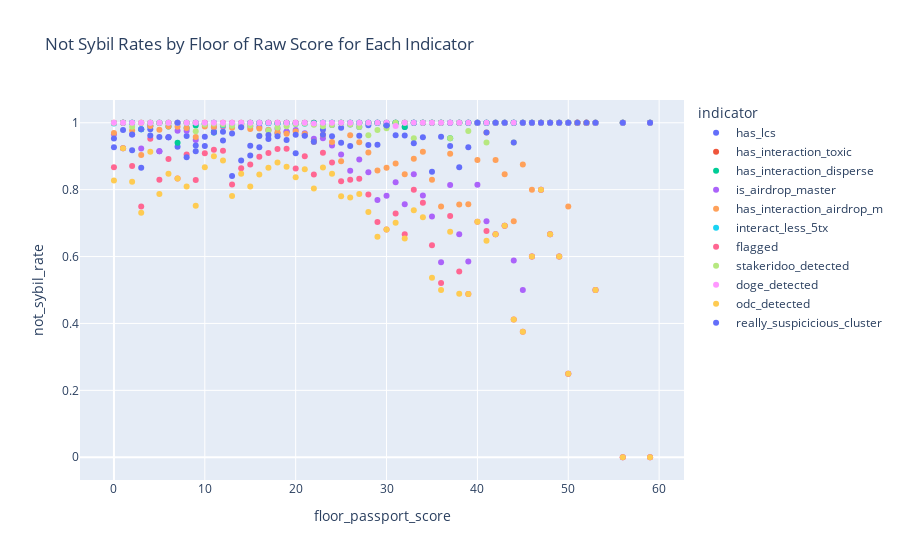

Source (notebook cell):
### Code cell
# Calculate the number of unique voter addresses for each floor of raw score
unique_voters = df.groupby('floor_passport_score')['voter'].nunique().reset_index()

# Reshape the DataFrame from wide format to long format
pass_rates_long = df_pass_rates.melt(id_vars='floor_passport_score', var_name='indicator', value_name='not_sybil_rate')

# Merge unique voter counts with pass_rates_long DataFrame
pass_rates_long = pass_rates_long.merge(unique_voters, on='floor_passport_score', how='left')
# change name of voter to unique_voters
pass_rates_long.rename(columns={'voter': 'unique_voters'}, inplace=True)

# Create a scatter plot
fig2 = px.scatter(
    pass_rates_long,
    x='floor_passport_score',
    y='not_sybil_rate',
    color='indicator',
    hover_data=[pass_rates_long['unique_voters']],
    title='Not Sybil Rates by Floor of Raw Score for Each Indicator'
)

fig2.show()

### Figure 1 — Plotly figure (JSON) as saved in the notebook; plotly's stock layout.template omitted (floating-point values rounded to 4 significant figures)
{"data": [{"customdata": [[5170], [92], [85], [52], [104], [47], [92], [84], [126], [117], [361], [309], [452], [465], [610], [1221], [1006], [819], [496], [487], [1160], [901], [484], [389], [295], [200], [188], [155], [135], [91], [119], [107], [78], [65], [46], [82], [48], [43], [45], [41], [27], [34], [18], [13], [17], [8], [10], [5], [6], [5], [4], [2], [1], [2], [1], [1]], "hovertemplate": "indicator=has_lcs<br>floor_passport_score=%{x}<br>not_sybil_rate=%{y}<br>unique_voters=%{customdata[0]}<extra></extra>", "legendgroup": "has_lcs", "marker": {"color": "#636efa", "symbol": "circle"}, "mode": "markers", "name": "has_lcs", "orientation": "v", "showlegend": true, "type": "scatter", "x": [0, 1, 2, 3, 4, 5, 6, 7, 8, 9, 10, 11, 12, 13, 14, 15, 16, 17, 18, 19, 20, 21, 22, 23, 24, 25, 26, 27, 28, 29, 30, 31, 32, 33, 34, 35, 36, 37, 38, 39, 40, 41, 42, 43, 44, 45, 46, 47, 48, 49, 50, 51, 52, 53, 56, 59], "xaxis": "x", "y": [0.9265, 0.9239, 0.9176, 0.8654, 0.9808, 0.9149, 0.9565, 0.9286, 0.9603, 0.9145, 0.9307, 0.9741, 0.9469, 0.8409, 0.8869, 0.9017, 0.9264, 0.9512, 0.9677, 0.9733, 0.9086, 0.9623, 0.9421, 0.9794, 0.9932, 0.985, 0.9947, 0.9871, 0.9926, 1, 0.9916, 1, 0.9872, 1, 1, 1, 1, 1, 1, 1, 1, 1, 1, 1, 1, 1, 1, 1, 1, 1, 1, 1, 1, 1, 1, 1], "yaxis": "y"}, {"customdata": [[5170], [92], [85], [52], [104], [47], [92], [84], [126], [117], [361], [309], [452], [465], [610], [1221], [1006], [819], [496], [487], [1160], [901], [484], [389], [295], [200], [188], [155], [135], [91], [119], [107], [78], [65], [46], [82], [48], [43], [45], [41], [27], [34], [18], [13], [17], [8], [10], [5], [6], [5], [4], [2], [1], [2], [1], [1]], "hovertemplate": "indicator=has_interaction_toxic<br>floor_passport_score=%{x}<br>not_sybil_rate=%{y}<br>unique_voters=%{customdata[0]}<extra></extra>", "legendgroup": "has_interaction_toxic", "marker": {"color": "#EF553B", "symbol": "circle"}, "mode": "markers", "name": "has_interaction_toxic", "orientation": "v", "showlegend": true, "type": "scatter", "x": [0, 1, 2, 3, 4, 5, 6, 7, 8, 9, 10, 11, 12, 13, 14, 15, 16, 17, 18, 19, 20, 21, 22, 23, 24, 25, 26, 27, 28, 29, 30, 31, 32, 33, 34, 35, 36, 37, 38, 39, 40, 41, 42, 43, 44, 45, 46, 47, 48, 49, 50, 51, 52, 53, 56, 59], "xaxis": "x", "y": [1, 1, 1, 1, 1, 1, 1, 1, 1, 1, 1, 1, 1, 1, 1, 1, 1, 1, 1, 1, 1, 1, 1, 1, 1, 1, 1, 1, 1, 1, 1, 1, 1, 1, 1, 1, 1, 1, 1, 1, 1, 1, 1, 1, 1, 1, 1, 1, 1, 1, 1, 1, 1, 1, 1, 1], "yaxis": "y"}, {"customdata": [[5170], [92], [85], [52], [104], [47], [92], [84], [126], [117], [361], [309], [452], [465], [610], [1221], [1006], [819], [496], [487], [1160], [901], [484], [389], [295], [200], [188], [155], [135], [91], [119], [107], [78], [65], [46], [82], [48], [43], [45], [41], [27], [34], [18], [13], [17], [8], [10], [5], [6], [5], [4], [2], [1], [2], [1], [1]], "hovertemplate": "indicator=has_interaction_disperse<br>floor_passport_score=%{x}<br>not_sybil_rate=%{y}<br>unique_voters=%{customdata[0]}<extra></extra>", "legendgroup": "has_interaction_disperse", "marker": {"color": "#00cc96", "symbol": "circle"}, "mode": "markers", "name": "has_interaction_disperse", "orientation": "v", "showlegend": true, "type": "scatter", "x": [0, 1, 2, 3, 4, 5, 6, 7, 8, 9, 10, 11, 12, 13, 14, 15, 16, 17, 18, 19, 20, 21, 22, 23, 24, 25, 26, 27, 28, 29, 30, 31, 32, 33, 34, 35, 36, 37, 38, 39, 40, 41, 42, 43, 44, 45, 46, 47, 48, 49, 50, 51, 52, 53, 56, 59], "xaxis": "x", "y": [0.9996, 1, 1, 0.9808, 0.9904, 1, 0.9891, 0.9405, 0.9841, 0.9915, 0.9972, 0.9709, 0.9956, 0.9978, 0.9967, 1, 0.999, 1, 0.998, 1, 0.9983, 0.9989, 1, 1, 1, 1, 1, 1, 1, 1, 0.9916, 1, 0.9872, 1, 1, 1, 1, 0.9535, 1, 1, 1, 1, 1, 1, 1, 1, 1, 1, 1, 1, 1, 1, 1, 1, 1, 1], "yaxis": "y"}, {"customdata": [[5170], [92], [85], [52], [104], [47], [92], [84], [126], [117], [361], [309], [452], [465], [610], [1221], [1006], [819], [496], [487], [1160], [901], [484], [389], [295], [200], [188], [155], [135], [91], [119], [107], [78], [65], [46], [82], [48], [43], [45], [41], [27], [34], [18], [13], [17], [8], [10], [5], [6], [5], [4], [2], [1], [2], [1], [1]], "hovertemplate": "indicator=is_airdrop_master<br>floor_passport_score=%{x}<br>not_sybil_rate=%{y}<br>unique_voters=%{customdata[0]}<extra></extra>", "legendgroup": "is_airdrop_master", "marker": {"color": "#ab63fa", "symbol": "circle"}, "mode": "markers", "name": "is_airdrop_master", "orientation": "v", "showlegend": true, "type": "scatter", "x": [0, 1, 2, 3, 4, 5, 6, 7, 8, 9, 10, 11, 12, 13, 14, 15, 16, 17, 18, 19, 20, 21, 22, 23, 24, 25, 26, 27, 28, 29, 30, 31, 32, 33, 34, 35, 36, 37, 38, 39, 40, 41, 42, 43, 44, 45, 46, 47, 48, 49, 50, 51, 52, 53, 56, 59], "xaxis": "x", "y": [0.9654, 1, 0.9647, 0.9231, 0.9904, 0.9149, 0.9565, 0.9762, 0.9762, 0.9487, 0.9945, 0.9871, 0.9889, 0.9957, 0.9885, 0.9894, 0.9871, 0.978, 0.9819, 0.9733, 0.9784, 0.9689, 0.9525, 0.9537, 0.9322, 0.905, 0.8564, 0.8903, 0.8519, 0.7692, 0.7815, 0.8224, 0.7564, 0.8462, 0.7826, 0.7195, 0.5833, 0.814, 0.6667, 0.5854, 0.8148, 0.7059, 0.6667, 0.6923, 0.5882, 0.5, 0.6, 0.8, 0.6667, 0.6, 0.25, 1, 1, 0.5, 0, 0], "yaxis": "y"}, {"customdata": [[5170], [92], [85], [52], [104], [47], [92], [84], [126], [117], [361], [309], [452], [465], [610], [1221], [1006], [819], [496], [487], [1160], [901], [484], [389], [295], [200], [188], [155], [135], [91], [119], [107], [78], [65], [46], [82], [48], [43], [45], [41], [27], [34], [18], [13], [17], [8], [10], [5], [6], [5], [4], [2], [1], [2], [1], [1]], "hovertemplate": "indicator=has_interaction_airdrop_m<br>floor_passport_score=%{x}<br>not_sybil_rate=%{y}<br>unique_voters=%{customdata[0]}<extra></extra>", "legendgroup": "has_interaction_airdrop_m", "marker": {"color": "#FFA15A", "symbol": "circle"}, "mode": "markers", "name": "has_interaction_airdrop_m", "orientation": "v", "showlegend": true, "type": "scatter", "x": [0, 1, 2, 3, 4, 5, 6, 7, 8, 9, 10, 11, 12, 13, 14, 15, 16, 17, 18, 19, 20, 21, 22, 23, 24, 25, 26, 27, 28, 29, 30, 31, 32, 33, 34, 35, 36, 37, 38, 39, 40, 41, 42, 43, 44, 45, 46, 47, 48, 49, 50, 51, 52, 53, 56, 59], "xaxis": "x", "y": [0.9692, 1, 0.9765, 0.9038, 0.9904, 0.9787, 0.9891, 0.9881, 0.9841, 0.9573, 0.9889, 0.9871, 0.9912, 0.9849, 0.9934, 0.9812, 0.9831, 0.978, 0.9718, 0.9671, 0.9741, 0.9667, 0.9442, 0.964, 0.9424, 0.885, 0.9628, 0.9419, 0.9111, 0.8571, 0.8655, 0.8785, 0.8462, 0.8923, 0.913, 0.8293, 0.75, 0.907, 0.7556, 0.7561, 0.8889, 0.9706, 0.8889, 0.8462, 0.7059, 0.875, 0.8, 1, 1, 1, 0.75, 1, 1, 1, 1, 1], "yaxis": "y"}, {"customdata": [[5170], [92], [85], [52], [104], [47], [92], [84], [126], [117], [361], [309], [452], [465], [610], [1221], [1006], [819], [496], [487], [1160], [901], [484], [389], [295], [200], [188], [155], [135], [91], [119], [107], [78], [65], [46], [82], [48], [43], [45], [41], [27], [34], [18], [13], [17], [8], [10], [5], [6], [5], [4], [2], [1], [2], [1], [1]], "hovertemplate": "indicator=interact_less_5tx<br>floor_passport_score=%{x}<br>not_sybil_rate=%{y}<br>unique_voters=%{customdata[0]}<extra></extra>", "legendgroup": "interact_less_5tx", "marker": {"color": "#19d3f3", "symbol": "circle"}, "mode": "markers", "name": "interact_less_5tx", "orientation": "v", "showlegend": true, "type": "scatter", "x": [0, 1, 2, 3, 4, 5, 6, 7, 8, 9, 10, 11, 12, 13, 14, 15, 16, 17, 18, 19, 20, 21, 22, 23, 24, 25, 26, 27, 28, 29, 30, 31, 32, 33, 34, 35, 36, 37, 38, 39, 40, 41, 42, 43, 44, 45, 46, 47, 48, 49, 50, 51, 52, 53, 56, 59], "xaxis": "x", "y": [0.9977, 1, 1, 0.9808, 1, 1, 1, 1, 1, 1, 0.9972, 1, 0.9934, 0.9935, 0.9967, 0.9992, 1, 0.9988, 0.998, 0.9979, 0.9966, 0.9967, 0.9979, 1, 1, 1, 1, 1, 1, 1, 1, 1, 1, 1, 1, 1, 1, 1, 1, 1, 1, 1, 1, 1, 1, 1, 1, 1, 1, 1, 1, 1, 1, 1, 1, 1], "yaxis": "y"}, {"customdata": [[5170], [92], [85], [52], [104], [47], [92], [84], [126], [117], [361], [309], [452], [465], [610], [1221], [1006], [819], [496], [487], [1160], [901], [484], [389], [295], [200], [188], [155], [135], [91], [119], [107], [78], [65], [46], [82], [48], [43], [45], [41], [27], [34], [18], [13], [17], [8], [10], [5], [6], [5], [4], [2], [1], [2], [1], [1]], "hovertemplate": "indicator=flagged<br>floor_passport_score=%{x}<br>not_sybil_rate=%{y}<br>unique_voters=%{customdata[0]}<extra></extra>", "legendgroup": "flagged", "marker": {"color": "#FF6692", "symbol": "circle"}, "mode": "markers", "name": "flagged", "orientation": "v", "showlegend": true, "type": "scatter", "x": [0, 1, 2, 3, 4, 5, 6, 7, 8, 9, 10, 11, 12, 13, 14, 15, 16, 17, 18, 19, 20, 21, 22, 23, 24, 25, 26, 27, 28, 29, 30, 31, 32, 33, 34, 35, 36, 37, 38, 39, 40, 41, 42, 43, 44, 45, 46, 47, 48, 49, 50, 51, 52, 53, 56, 59], "xaxis": "x", "y": [0.8673, 0.9239, 0.8706, 0.75, 0.9519, 0.8298, 0.8913, 0.8333, 0.9048, 0.8291, 0.9086, 0.9191, 0.9159, 0.8151, 0.8639, 0.8755, 0.8986, 0.9096, 0.9214, 0.922, 0.8629, 0.9001, 0.845, 0.91, 0.8814, 0.825, 0.8298, 0.8323, 0.7852, 0.7033, 0.6807, 0.729, 0.6667, 0.8, 0.7609, 0.6341, 0.5208, 0.7209, 0.5556, 0.4878, 0.7037, 0.6765, 0.6667, 0.6923, 0.4118, 0.375, 0.6, 0.8, 0.6667, 0.6, 0.25, 1, 1, 0.5, 0, 0], "yaxis": "y"}, {"customdata": [[5170], [92], [85], [52], [104], [47], [92], [84], [126], [117], [361], [309], [452], [465], [610], [1221], [1006], [819], [496], [487], [1160], [901], [484], [389], [295], [200], [188], [155], [135], [91], [119], [107], [78], [65], [46], [82], [48], [43], [45], [41], [27], [34], [18], [13], [17], [8], [10], [5], [6], [5], [4], [2], [1], [2], [1], [1]], "hovertemplate": "indicator=stakeridoo_detected<br>floor_passport_score=%{x}<br>not_sybil_rate=%{y}<br>unique_voters=%{customdata[0]}<extra></extra>", "legendgroup": "stakeridoo_detected", "marker": {"color": "#B6E880", "symbol": "circle"}, "mode": "markers", "name": "stakeridoo_detected", "orientation": "v", "showlegend": true, "type": "scatter", "x": [0, 1, 2, 3, 4, 5, 6, 7, 8, 9, 10, 11, 12, 13, 14, 15, 16, 17, 18, 19, 20, 21, 22, 23, 24, 25, 26, 27, 28, 29, 30, 31, 32, 33, 34, 35, 36, 37, 38, 39, 40, 41, 42, 43, 44, 45, 46, 47, 48, 49, 50, 51, 52, 53, 56, 59], "xaxis": "x", "y": [0.9992, 1, 0.9882, 1, 1, 1, 1, 1, 1, 0.9744, 0.9945, 0.9968, 0.9956, 0.9914, 0.9951, 0.9918, 0.9612, 0.9768, 0.9859, 0.9897, 0.9966, 0.9978, 0.9938, 0.9897, 0.9932, 1, 0.9947, 0.9871, 0.963, 0.978, 0.9832, 1, 1, 0.9538, 1, 1, 1, 0.9535, 1, 0.9756, 1, 0.9412, 1, 1, 0.9412, 1, 1, 1, 1, 1, 1, 1, 1, 1, 1, 1], "yaxis": "y"}, {"customdata": [[5170], [92], [85], [52], [104], [47], [92], [84], [126], [117], [361], [309], [452], [465], [610], [1221], [1006], [819], [496], [487], [1160], [901], [484], [389], [295], [200], [188], [155], [135], [91], [119], [107], [78], [65], [46], [82], [48], [43], [45], [41], [27], [34], [18], [13], [17], [8], [10], [5], [6], [5], [4], [2], [1], [2], [1], [1]], "hovertemplate": "indicator=doge_detected<br>floor_passport_score=%{x}<br>not_sybil_rate=%{y}<br>unique_voters=%{customdata[0]}<extra></extra>", "legendgroup": "doge_detected", "marker": {"color": "#FF97FF", "symbol": "circle"}, "mode": "markers", "name": "doge_detected", "orientation": "v", "showlegend": true, "type": "scatter", "x": [0, 1, 2, 3, 4, 5, 6, 7, 8, 9, 10, 11, 12, 13, 14, 15, 16, 17, 18, 19, 20, 21, 22, 23, 24, 25, 26, 27, 28, 29, 30, 31, 32, 33, 34, 35, 36, 37, 38, 39, 40, 41, 42, 43, 44, 45, 46, 47, 48, 49, 50, 51, 52, 53, 56, 59], "xaxis": "x", "y": [1, 1, 1, 1, 1, 1, 1, 1, 1, 1, 1, 1, 1, 1, 1, 1, 1, 1, 1, 1, 1, 1, 0.9979, 1, 1, 1, 1, 1, 1, 1, 1, 0.9907, 1, 1, 1, 1, 1, 1, 1, 1, 1, 1, 1, 1, 1, 1, 1, 1, 1, 1, 1, 1, 1, 1, 1, 1], "yaxis": "y"}, {"customdata": [[5170], [92], [85], [52], [104], [47], [92], [84], [126], [117], [361], [309], [452], [465], [610], [1221], [1006], [819], [496], [487], [1160], [901], [484], [389], [295], [200], [188], [155], [135], [91], [119], [107], [78], [65], [46], [82], [48], [43], [45], [41], [27], [34], [18], [13], [17], [8], [10], [5], [6], [5], [4], [2], [1], [2], [1], [1]], "hovertemplate": "indicator=odc_detected<br>floor_passport_score=%{x}<br>not_sybil_rate=%{y}<br>unique_voters=%{customdata[0]}<extra></extra>", "legendgroup": "odc_detected", "marker": {"color": "#FECB52", "symbol": "circle"}, "mode": "markers", "name": "odc_detected", "orientation": "v", "showlegend": true, "type": "scatter", "x": [0, 1, 2, 3, 4, 5, 6, 7, 8, 9, 10, 11, 12, 13, 14, 15, 16, 17, 18, 19, 20, 21, 22, 23, 24, 25, 26, 27, 28, 29, 30, 31, 32, 33, 34, 35, 36, 37, 38, 39, 40, 41, 42, 43, 44, 45, 46, 47, 48, 49, 50, 51, 52, 53, 56, 59], "xaxis": "x", "y": [0.8273, 0.9239, 0.8235, 0.7308, 0.9135, 0.7872, 0.8478, 0.8333, 0.8095, 0.7521, 0.867, 0.8997, 0.8872, 0.7806, 0.8475, 0.8092, 0.8449, 0.8657, 0.881, 0.8686, 0.8371, 0.8613, 0.8037, 0.8663, 0.8475, 0.78, 0.7766, 0.7871, 0.7333, 0.6593, 0.6807, 0.7009, 0.6538, 0.7385, 0.7174, 0.5366, 0.5, 0.6744, 0.4889, 0.4878, 0.7037, 0.6471, 0.6667, 0.6923, 0.4118, 0.375, 0.6, 0.8, 0.6667, 0.6, 0.25, 1, 1, 0.5, 0, 0], "yaxis": "y"}, {"customdata": [[5170], [92], [85], [52], [104], [47], [92], [84], [126], [117], [361], [309], [452], [465], [610], [1221], [1006], [819], [496], [487], [1160], [901], [484], [389], [295], [200], [188], [155], [135], [91], [119], [107], [78], [65], [46], [82], [48], [43], [45], [41], [27], [34], [18], [13], [17], [8], [10], [5], [6], [5], [4], [2], [1], [2], [1], [1]], "hovertemplate": "indicator=really_suspicicious_cluster<br>floor_passport_score=%{x}<br>not_sybil_rate=%{y}<br>unique_voters=%{customdata[0]}<extra></extra>", "legendgroup": "really_suspicicious_cluster", "marker": {"color": "#636efa", "symbol": "circle"}, "mode": "markers", "name": "really_suspicicious_cluster", "orientation": "v", "showlegend": true, "type": "scatter", "x": [0, 1, 2, 3, 4, 5, 6, 7, 8, 9, 10, 11, 12, 13, 14, 15, 16, 17, 18, 19, 20, 21, 22, 23, 24, 25, 26, 27, 28, 29, 30, 31, 32, 33, 34, 35, 36, 37, 38, 39, 40, 41, 42, 43, 44, 45, 46, 47, 48, 49, 50, 51, 52, 53, 56, 59], "xaxis": "x", "y": [0.9526, 0.9783, 0.9647, 0.9808, 0.9615, 0.9574, 0.9565, 1, 0.8968, 0.9316, 0.9584, 0.9709, 0.9735, 0.9677, 0.9869, 0.9312, 0.9602, 0.9634, 0.9597, 0.9487, 0.9638, 0.9612, 0.9442, 0.964, 0.9593, 0.94, 0.9309, 0.9613, 0.9333, 0.9341, 0.9916, 0.9626, 0.9615, 0.9385, 0.9565, 0.8537, 0.9583, 0.9302, 0.8667, 0.9268, 1, 0.9706, 1, 1, 0.9412, 1, 1, 1, 1, 1, 1, 1, 1, 1, 1, 1], "yaxis": "y"}], "layout": {"legend": {"title": {"text": "indicator"}, "tracegroupgap": 0}, "title": {"text": "Not Sybil Rates by Floor of Raw Score for Each Indicator"}, "xaxis": {"anchor": "y", "domain": [0, 1], "title": {"text": "floor_passport_score"}}, "yaxis": {"anchor": "x", "domain": [0, 1], "title": {"text": "not_sybil_rate"}}}}
